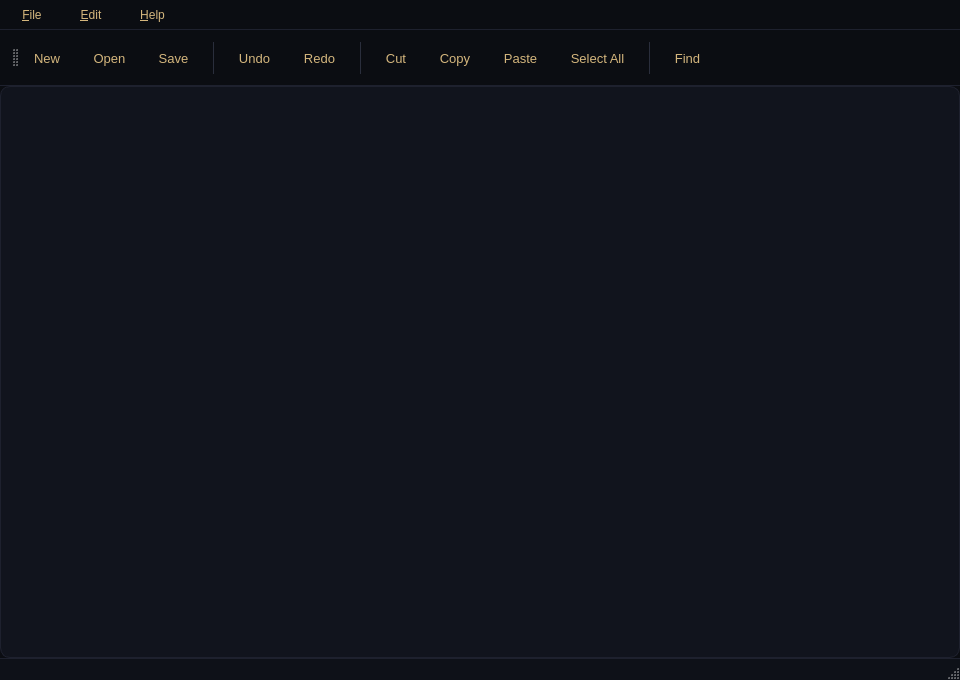
<?xml version="1.0" encoding="UTF-8"?>
<ui version="4.0">
 <class>MainWindow</class>
 <widget class="QMainWindow" name="MainWindow">
  <property name="geometry">
   <rect>
    <x>0</x>
    <y>0</y>
    <width>960</width>
    <height>680</height>
   </rect>
  </property>
  <property name="windowTitle">
   <string>Golden Editor</string>
  </property>
  <property name="styleSheet">
   <string notr="true">
QMainWindow {
    background-color: #0b0d12;
}

QWidget#centralwidget {
    background: qlineargradient(x1:0, y1:0, x2:0, y2:1,
                                stop:0 #0e1118, stop:1 #0b0d12);
}

QPlainTextEdit {
    background-color: #11141d;
    color: #e8dfc9;
    selection-background-color: #3f2e1a;
    selection-color: #ffd700;
    border: 1px solid #1e212e;
    border-radius: 10px;
    padding: 12px;
    font-family: &quot;JetBrains Mono&quot;, &quot;Consolas&quot;, monospace;
    font-size: 14px;
}

QMenuBar {
    background: qlineargradient(x1:0, y1:0, x2:0, y2:1,
                                stop:0 #14171f, stop:1 #0e1118);
    color: #d4b67d;
    border-bottom: 1px solid #1e212e;
}

QMenuBar::item {
    background: transparent;
    padding: 8px 16px;
}

QMenuBar::item:selected {
    background: #2a2e3c;
    color: #f0d4a2;
}

QMenu {
    background-color: #11141d;
    color: #e8dfc9;
    border: 1px solid #2a2e3c;
    border-radius: 6px;
}

QMenu::item {
    padding: 8px 32px 8px 36px;
}

QMenu::item:selected {
    background-color: #3f2e1a;
    color: #ffd700;
}

QToolBar {
    background: qlineargradient(x1:0, y1:0, x2:0, y2:1,
                                stop:0 #14171f, stop:1 #0e1118);
    border: none;
    border-bottom: 1px solid #1e212e;
    padding: 6px 12px;
    spacing: 8px;
}

QToolBar::separator {
    background: #2a2e3c;
    width: 1px;
    margin-left: 4px;
    margin-right: 4px;
}

QToolButton {
    background: transparent;
    border: 1px solid transparent;
    border-radius: 6px;
    padding: 6px;
    color: #d4b67d;
    font-size: 13px;
}

QToolButton:hover {
    background: #1e212e;
    border: 1px solid #3f2e1a;
    color: #f0d4a2;
}

QToolButton:pressed {
    background: #2a2e3c;
    border: 1px solid #4a3c1f;
}

QStatusBar {
    background: #0e1118;
    color: #a89b7c;
    border-top: 1px solid #1e212e;
    font-size: 12px;
    padding: 4px 8px;
}
   </string>
  </property>
  <widget class="QWidget" name="centralwidget">
   <layout class="QVBoxLayout" name="verticalLayout">
    <property name="spacing">
     <number>0</number>
    </property>
    <property name="leftMargin">
     <number>0</number>
    </property>
    <property name="topMargin">
     <number>0</number>
    </property>
    <property name="rightMargin">
     <number>0</number>
    </property>
    <property name="bottomMargin">
     <number>0</number>
    </property>
    <item>
     <widget class="QPlainTextEdit" name="editor"/>
    </item>
   </layout>
  </widget>
  <widget class="QMenuBar" name="menubar">
   <property name="geometry">
    <rect>
     <x>0</x>
     <y>0</y>
     <width>960</width>
     <height>37</height>
    </rect>
   </property>
   <widget class="QMenu" name="menuFile">
    <property name="title">
     <string>&amp;File</string>
    </property>
    <addaction name="actionNew"/>
    <addaction name="actionOpen"/>
    <addaction name="actionSave"/>
    <addaction name="actionSave_As"/>
    <addaction name="separator"/>
    <addaction name="actionExit"/>
   </widget>
   <widget class="QMenu" name="menuEdit">
    <property name="title">
     <string>&amp;Edit</string>
    </property>
    <addaction name="actionUndo"/>
    <addaction name="actionRedo"/>
    <addaction name="separator"/>
    <addaction name="actionCut"/>
    <addaction name="actionCopy"/>
    <addaction name="actionPaste"/>
    <addaction name="separator"/>
    <addaction name="actionSelect_All"/>
   </widget>
   <widget class="QMenu" name="menuHelp">
    <property name="title">
     <string>&amp;Help</string>
    </property>
    <addaction name="actionAbout"/>
   </widget>
   <addaction name="menuFile"/>
   <addaction name="menuEdit"/>
   <addaction name="menuHelp"/>
  </widget>
  <widget class="QToolBar" name="mainToolBar">
   <property name="windowTitle">
    <string>Tools</string>
   </property>
   <property name="layoutDirection">
    <enum>Qt::LayoutDirection::LeftToRight</enum>
   </property>
   <property name="allowedAreas">
    <set>Qt::ToolBarArea::AllToolBarAreas</set>
   </property>
   <property name="toolButtonStyle">
    <enum>Qt::ToolButtonStyle::ToolButtonIconOnly</enum>
   </property>
   <attribute name="toolBarArea">
    <enum>TopToolBarArea</enum>
   </attribute>
   <attribute name="toolBarBreak">
    <bool>false</bool>
   </attribute>
   <addaction name="actionNew"/>
   <addaction name="actionOpen"/>
   <addaction name="actionSave"/>
   <addaction name="separator"/>
   <addaction name="actionUndo"/>
   <addaction name="actionRedo"/>
   <addaction name="separator"/>
   <addaction name="actionCut"/>
   <addaction name="actionCopy"/>
   <addaction name="actionPaste"/>
   <addaction name="actionSelect_All"/>
   <addaction name="separator"/>
   <addaction name="actionSearch"/>
  </widget>
  <widget class="QStatusBar" name="statusbar"/>
  <action name="actionNew">
   <property name="icon">
    <iconset theme="document-new"/>
   </property>
   <property name="text">
    <string>New</string>
   </property>
   <property name="shortcut">
    <string>Ctrl+N</string>
   </property>
  </action>
  <action name="actionOpen">
   <property name="icon">
    <iconset theme="document-open"/>
   </property>
   <property name="text">
    <string>Open</string>
   </property>
   <property name="shortcut">
    <string>Ctrl+O</string>
   </property>
  </action>
  <action name="actionSave">
   <property name="icon">
    <iconset theme="document-save"/>
   </property>
   <property name="text">
    <string>Save</string>
   </property>
   <property name="shortcut">
    <string>Ctrl+S</string>
   </property>
  </action>
  <action name="actionSave_As">
   <property name="icon">
    <iconset theme="QIcon::ThemeIcon::DocumentSaveAs"/>
   </property>
   <property name="text">
    <string>Save As...</string>
   </property>
   <property name="shortcut">
    <string>Ctrl+Shift+S</string>
   </property>
  </action>
  <action name="actionExit">
   <property name="icon">
    <iconset theme="QIcon::ThemeIcon::ApplicationExit"/>
   </property>
   <property name="text">
    <string>Exit</string>
   </property>
  </action>
  <action name="actionUndo">
   <property name="icon">
    <iconset theme="edit-undo"/>
   </property>
   <property name="text">
    <string>Undo</string>
   </property>
   <property name="shortcut">
    <string>Ctrl+Z</string>
   </property>
  </action>
  <action name="actionRedo">
   <property name="icon">
    <iconset theme="edit-redo"/>
   </property>
   <property name="text">
    <string>Redo</string>
   </property>
   <property name="shortcut">
    <string>Ctrl+Y</string>
   </property>
  </action>
  <action name="actionCut">
   <property name="icon">
    <iconset theme="edit-cut"/>
   </property>
   <property name="text">
    <string>Cut</string>
   </property>
   <property name="shortcut">
    <string>Ctrl+X</string>
   </property>
  </action>
  <action name="actionCopy">
   <property name="icon">
    <iconset theme="edit-copy"/>
   </property>
   <property name="text">
    <string>Copy</string>
   </property>
   <property name="shortcut">
    <string>Ctrl+C</string>
   </property>
  </action>
  <action name="actionPaste">
   <property name="icon">
    <iconset theme="edit-paste"/>
   </property>
   <property name="text">
    <string>Paste</string>
   </property>
   <property name="shortcut">
    <string>Ctrl+V</string>
   </property>
  </action>
  <action name="actionSearch">
   <property name="icon">
    <iconset theme="edit-find"/>
   </property>
   <property name="text">
    <string>Find</string>
   </property>
   <property name="shortcut">
    <string>Ctrl+F</string>
   </property>
  </action>
  <action name="actionSelect_All">
   <property name="icon">
    <iconset theme="QIcon::ThemeIcon::EditSelectAll"/>
   </property>
   <property name="text">
    <string>Select All</string>
   </property>
   <property name="shortcut">
    <string>Ctrl+A</string>
   </property>
  </action>
  <action name="actionAbout">
   <property name="icon">
    <iconset theme="QIcon::ThemeIcon::HelpAbout"/>
   </property>
   <property name="text">
    <string>About</string>
   </property>
  </action>
 </widget>
 <resources/>
 <connections/>
</ui>
